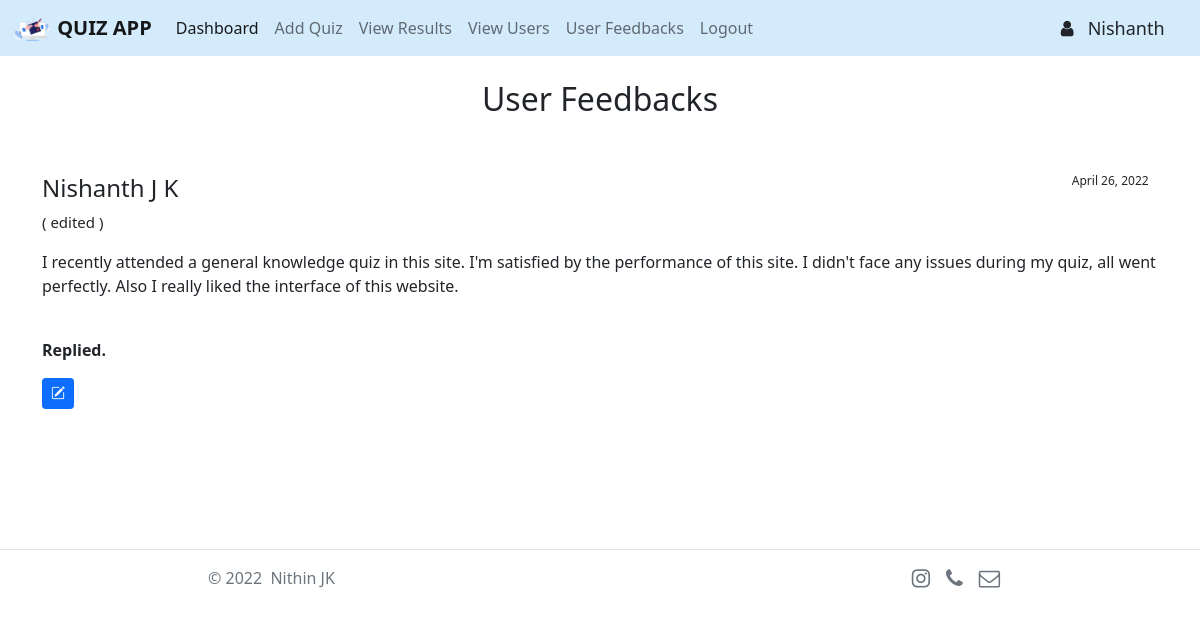
Page /view_feedbacks/Nishanth/ (signed in) on the committed database.
### users/models.py (models this page shows, shortened)
class Feedbacks(models.Model):
    user_id = models.ForeignKey(Users, blank=False, null=False, on_delete=models.CASCADE)
    user_name = models.CharField('Full Name', max_length=100, blank=False)
    feedback = models.TextField(blank=False)
    status = models.CharField('Status', max_length=10, blank=True)
    reply = models.TextField(blank=True)
    reply_status = models.CharField('Reply Status', max_length=10, blank=True)
    date = models.DateField('Date Posted')
    class Meta:
        ordering = ('-date',)

### site_admin/views.py (the view, shortened to what this page needs)
# urls.py: path('view_feedbacks/<name>/', admin_views.view_feedbacks, name='view_feedbacks'),
@login_required(login_url='home')
def view_feedbacks(request, name):
    current_user = User.objects.get(pk=request.user.id)
    if current_user.is_superuser == True:
        role = 'admin'
        notification = Notifications.objects.filter(to=role, status=1)
        feedcount = 0
        resultcount = 0
        usercount = 0
        feedbacks = Feedbacks.objects.all
        return render(request, 'admin/view_feedbacks.html', {'role':role, 'feedcount':feedcount, 'resultcount':resultcount, 'usercount':usercount, 'current_year': current_year, 'uname':name, 'feedbacks': feedbacks,})
    else:
        return redirect('home')

### templates/admin/view_feedbacks.html (shortened to what this page needs)
{% include 'header.html' %}
{% block content %}
<div class="container">
    <h2 align="center">User Feedbacks</h2>
    <br>
    <div class="row">
        {% if feedbacks %}
        {% for item in feedbacks %}
        {% if forloop.counter|divisibleby:2 == 0 %}
        <div class="w-100"></div><br>
        {% endif %}
        <div class="col-sm">
            {% if item.status == 'edited' %}
            <h4>{{ item.user_name }}<p style="font-size: 12px; float: right;">{{ item.date }}&nbsp;&nbsp;&nbsp;</p>
            </h4>
            <p style="font-size: 15px;">( edited )</p>
            {% else %}
            <h4>{{ item.user_name }}<p style="font-size: 12px; float: right;">{{ item.date }}&nbsp;&nbsp;&nbsp;</p>
            </h4>
            {% endif %}
            <p>{{ item.feedback }}</p>
            <br>
            {% if feed_id == item.id %}
            <form method="post" action="{% url 'view_feedbacks' uname %}">
                {% csrf_token %}
                <input type="hidden" name="id" value="{{ item.id }}">
                <input type="hidden" name="user_id" value="{{ item.user_id.id }}">
                <input type="hidden" name="reply_status" value="edited">
                <input type="hidden" name="date" value="{{ item.date }}">
                <textarea class="form-control" type="text" name="reply">{{ item.reply }}</textarea>
                <br><input type="submit" name="update_reply" class="btn btn-primary btn-sm" value="Update">
            </form>
            {% else %}
            {% if item.reply %}
            <p><b>Replied.</b>&nbsp;&nbsp;&nbsp;
            <form method="post" action="{% url 'view_feedbacks' uname %}">
                <button type="submit" name="edit_reply" class="btn btn-primary btn-sm" title="Edit your reply.">
                    <i class="bi bi-pencil-square"></i>
                </button>
            </form>
            </p>
            {% endif %}
            {% endif %}
        </div>
        {% endfor %}
        {% else %}
        <p>No Feedbacks till now :(</p>
        {% endif %}
    </div>
</div>
{% endblock %}
{% include 'footer.html' %}

### rows in the picture
Feedbacks: user_name "Nishanth J K", date "April 26, 2022", feedback "I recently attended a general knowledge quiz in this site. I'm satisfied by the performance of this site. I didn't face any issues during my quiz, all went perfectly. Also I really liked the interface of this website."

### other values in the picture
{{ uname }} "Nishanth"
{{ current_year }} "2022"
